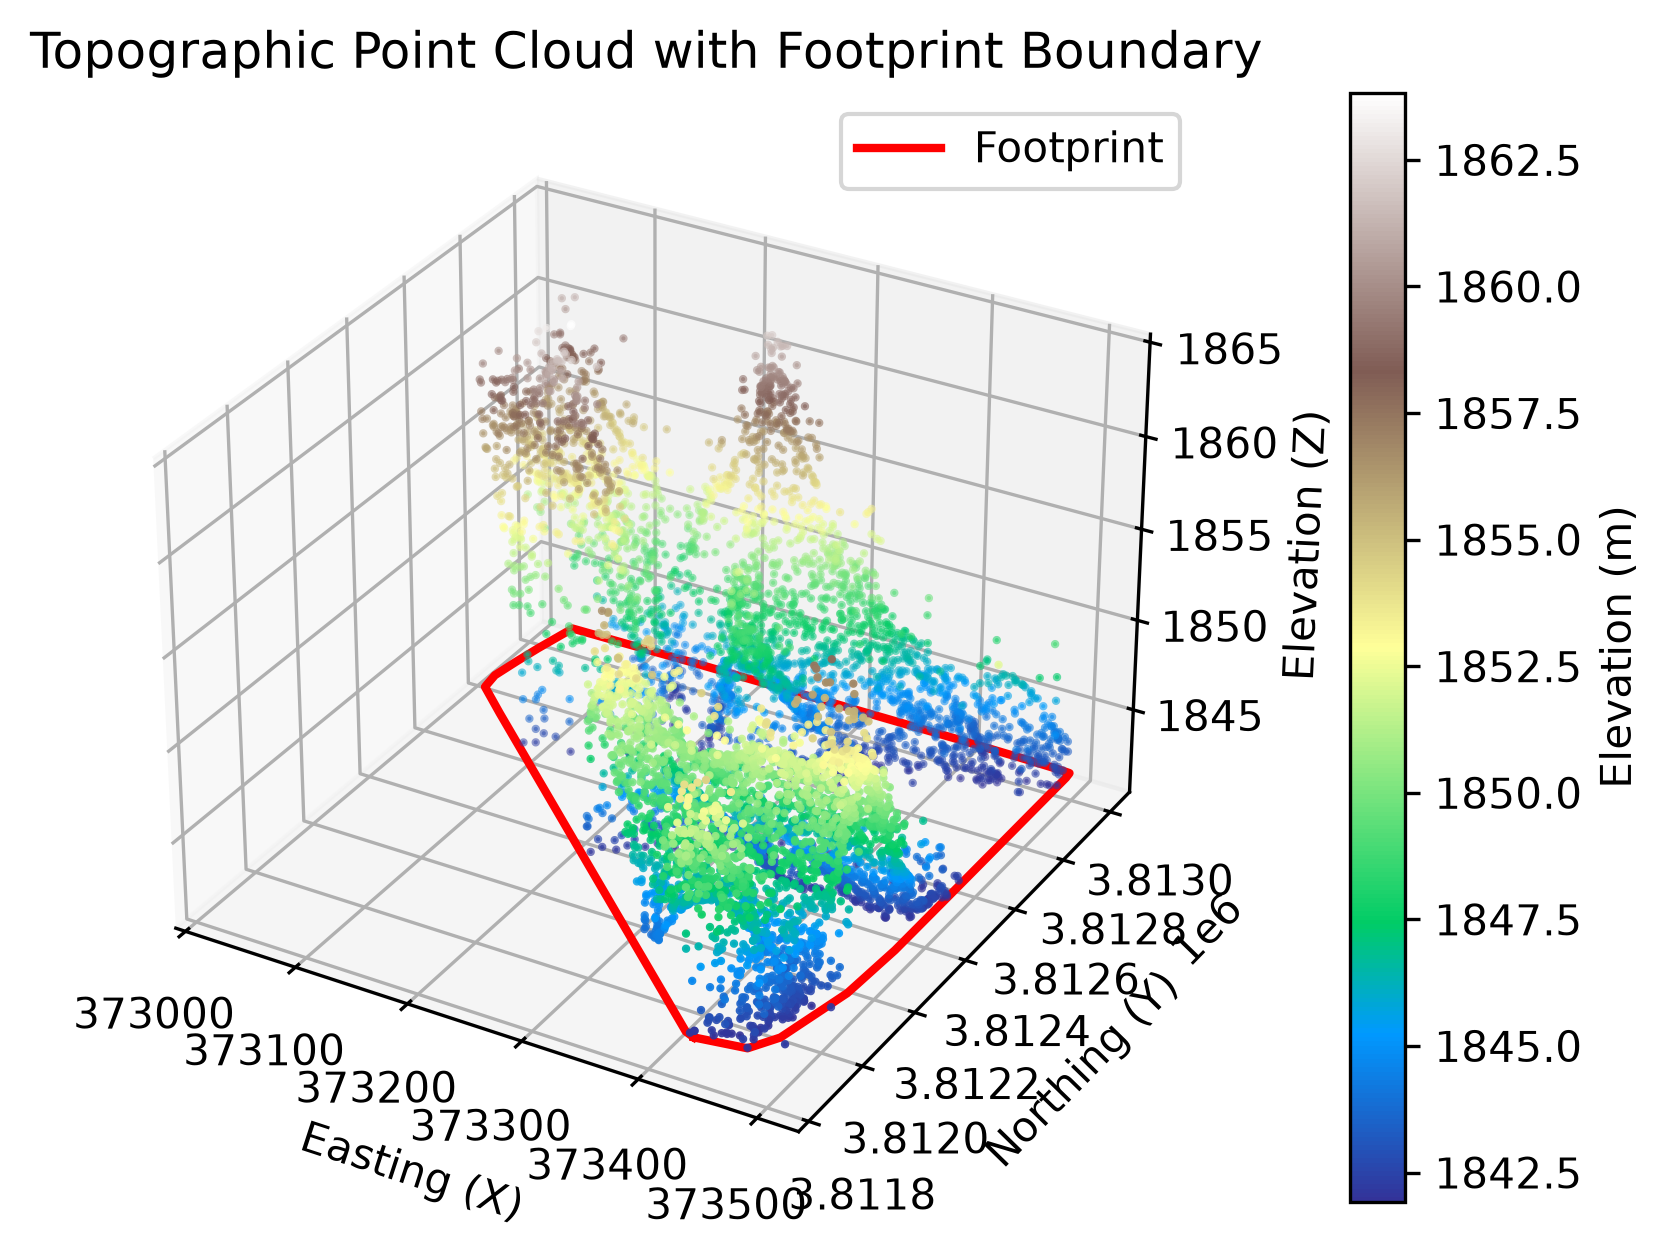

The script that saved this image:
import csv
import sys
from pathlib import Path
import matplotlib.pyplot as plt
import laspy
import numpy as np
import alphashape

""" Input file; summary CSV is written as '<stem>-las.csv' (e.g. las2018-las.csv) """
INPUT_FILE = "las2018.laz"
""" Downsampling step for boundary calculation; alphashape is expensive on millions of points. """
DOWNSAMPLE_STEP = 500
""" Alpha shape concavity; 0.0 gives the convex hull. """
ALPHA = 0.0
""" Downsampling step for 3D scatter plots. """
PLOT_STEP = 200


def load_point_cloud(path):
    """Reads laz or las files. Raises FileNotFoundError if missing, ValueError if empty."""
    try:
        las = laspy.read(path)
    except FileNotFoundError:
        raise FileNotFoundError(f"Error: File '{path}' not found.")
    except Exception as e:
        raise OSError(f"Error reading file '{path}': {e}")
    if las.header.point_count == 0:
        raise ValueError("Error: Point cloud is empty.")
    return las


def print_header_info(las):
    """Prints potentially useful header information."""
    print(f"Point count: {las.header.point_count}")
    print(f"Bounds min (X, Y, Z): {[float(v) for v in las.header.mins]}")
    print(f"Bounds max (X, Y, Z): {[float(v) for v in las.header.maxs]}")
    print(f"LAS version: {las.header.version}")
    print(f"Offsets (X, Y, Z): {[float(v) for v in las.header.offsets]}")
    print(f"Scales (X, Y, Z): {[float(v) for v in las.header.scales]}")


def filter_above_average(x, y, z):
    """Keeps points above the mean elevation (likely non-ground).

    Returns (filtered_x, filtered_y, filtered_z, avg_z).
    Raises ValueError if no points are above the average.
    """
    zarray = np.array(z)
    avg_z = zarray.mean()
    print(f"Average elevation (Z_avg): {avg_z:.3f} m")
    mask = zarray > avg_z

    """ Filtering both x and y according to z as all data points are in the same order, so the mask can be applied to all three arrays. """
    filtered_z = zarray[mask]
    filtered_x = np.array(x)[mask]
    filtered_y = np.array(y)[mask]

    if len(filtered_z) == 0:
        raise ValueError("Error: No points above average height. Nothing to process.")

    print(f"High-ground points: {len(filtered_z)} (above Z_avg)")
    print(f"Filtered Z min: {filtered_z.min():.3f} m")
    print(f"Filtered X min (Easting): {filtered_x.min():.3f}")
    print(f"Filtered Y min (Northing): {filtered_y.min():.3f}")
    return filtered_x, filtered_y, filtered_z, avg_z


def compute_footprint(filtered_x, filtered_y, step=DOWNSAMPLE_STEP, alpha=ALPHA):
    """Computes the 2D footprint boundary and area via alphashape.

    Returns (boundary, area). Raises ValueError if points are insufficient
    or no valid boundary can be computed.
    """
    points_2d = np.column_stack((filtered_x, filtered_y))
    downsampled = points_2d[::step]

    if len(downsampled) < 3:
        raise ValueError("Error: Insufficient points (less than 3) after downsampling to compute boundary.")
    boundary = alphashape.alphashape(downsampled, alpha=alpha)
    if boundary.is_empty:
        raise ValueError("Error: Could not compute a valid boundary from downsampled points.")
    area = boundary.area
    print(f"Footprint area: {area:.2f} m²")
    return boundary, area


def estimate_volume(area, filtered_z, avg_z):
    """Estimates volume as footprint area times mean height above baseline."""
    heights = filtered_z - avg_z
    volume = area * heights.mean()
    print(f"Mean pile height above baseline: {heights.mean():.3f} m")
    print(f"Estimated stockpile volume: {volume:.2f} m³")
    return volume, heights


def summary_csv_path(input_file):
    """Returns the summary CSV path for an input file ('<stem>-las.csv')."""
    return f"{Path(input_file).stem}-las.csv"


def build_summary_rows(input_file, las, avg_z, filtered_x, filtered_y, filtered_z, area, heights, volume):
    """Builds (metric, value) rows for the summary CSV."""
    mins = [float(v) for v in las.header.mins]
    maxs = [float(v) for v in las.header.maxs]
    offsets = [float(v) for v in las.header.offsets]
    scales = [float(v) for v in las.header.scales]
    return [
        ("input_file", input_file),
        ("point_count", las.header.point_count),
        ("bounds_min_x", f"{mins[0]:.3f}"),
        ("bounds_min_y", f"{mins[1]:.3f}"),
        ("bounds_min_z_m", f"{mins[2]:.3f}"),
        ("bounds_max_x", f"{maxs[0]:.3f}"),
        ("bounds_max_y", f"{maxs[1]:.3f}"),
        ("bounds_max_z_m", f"{maxs[2]:.3f}"),
        ("las_version", str(las.header.version)),
        ("offset_x", f"{offsets[0]:.3f}"),
        ("offset_y", f"{offsets[1]:.3f}"),
        ("offset_z", f"{offsets[2]:.3f}"),
        ("scale_x", f"{scales[0]:.6f}"),
        ("scale_y", f"{scales[1]:.6f}"),
        ("scale_z", f"{scales[2]:.6f}"),
        ("avg_elevation_m", f"{avg_z:.3f}"),
        ("high_ground_points", len(filtered_z)),
        ("filtered_z_min_m", f"{float(filtered_z.min()):.3f}"),
        ("filtered_x_min", f"{float(filtered_x.min()):.3f}"),
        ("filtered_y_min", f"{float(filtered_y.min()):.3f}"),
        ("footprint_area_m2", f"{area:.2f}"),
        ("mean_pile_height_m", f"{float(heights.mean()):.3f}"),
        ("estimated_volume_m3", f"{volume:.2f}"),
    ]


def write_summary_csv(csv_path, rows):
    """Writes (metric, value) rows to CSV. Raises OSError on failure."""
    with open(csv_path, "w", newline="") as f:
        writer = csv.writer(f)
        writer.writerow(["metric", "value"])
        writer.writerows(rows)


def plot_results(x, y, z, filtered_x, filtered_y, filtered_z, boundary):
    """Saves and shows the filtered and complete point cloud figures."""
    """ Visualizing the point cloud. Using ::200 to downsample the data."""
    fig = plt.figure()
    ax = fig.add_subplot(projection='3d')
    sc = ax.scatter(filtered_x[::PLOT_STEP], filtered_y[::PLOT_STEP], filtered_z[::PLOT_STEP], c=filtered_z[::PLOT_STEP], cmap='terrain', s=1)
    x_bound, y_bound = boundary.exterior.xy
    ax.plot(x_bound, y_bound, zs=filtered_z.min(), color='red', linewidth=2, label="Footprint")


    """ elevation color bar """
    cbar = fig.colorbar(sc, ax=ax, pad=0.1)
    cbar.set_label('Elevation (m)')

    """ engineering-standard spatial reference system """
    ax.set_xlabel('Easting (X)')
    ax.set_ylabel('Northing (Y)')
    ax.set_zlabel('Elevation (Z)')
    ax.set_title('Topographic Point Cloud with Footprint Boundary')
    ax.legend()

    """ save and show the plot """
    plt.savefig("lidar_volumetry.png", dpi=300, bbox_inches='tight')
    plt.show()
    plt.close()

    """ Visualizing the complete point cloud (no filtering). Using ::200 to downsample the data."""
    fig = plt.figure()
    ax = fig.add_subplot(projection='3d')
    sc = ax.scatter(np.array(x)[::PLOT_STEP], np.array(y)[::PLOT_STEP], np.array(z)[::PLOT_STEP], c=np.array(z)[::PLOT_STEP], cmap='terrain', s=1)
    x_bound, y_bound = boundary.exterior.xy
    ax.plot(x_bound, y_bound, zs=np.array(z).min(), color='red', linewidth=2, label="Footprint")

    """ elevation color bar """
    cbar = fig.colorbar(sc, ax=ax, pad=0.1)
    cbar.set_label('Elevation (m)')

    """ engineering-standard spatial reference system """
    ax.set_xlabel('Easting (X)')
    ax.set_ylabel('Northing (Y)')
    ax.set_zlabel('Elevation (Z)')
    ax.set_title('Complete Point Cloud with Footprint Boundary')
    ax.legend()

    """ save and show the plot """
    plt.savefig("lidar_volumetry_complete.png", dpi=300, bbox_inches='tight')
    plt.show()
    plt.close()


def main(input_file=INPUT_FILE, downsample_step=DOWNSAMPLE_STEP, alpha=ALPHA):
    """Runs the full volumetry pipeline. Exits 1 with a message on failure."""
    try:
        las = load_point_cloud(input_file)
    except FileNotFoundError as e:
        print(e, file=sys.stderr)
        sys.exit(1)
    except (OSError, ValueError) as e:
        print(e, file=sys.stderr)
        sys.exit(1)

    """ Extracting potentially useful header information """
    print_header_info(las)

    """ Shortening the information we need to work with """
    x = las.x
    y = las.y
    z = las.z

    """ Calculating the average height and filtering out points below the average height, which are likely to be ground points."""
    try:
        filtered_x, filtered_y, filtered_z, avg_z = filter_above_average(x, y, z)
    except ValueError as e:
        print(e, file=sys.stderr)
        sys.exit(1)

    """ If you wish you can extract the new las file and only work on that as it will be much smaller and easier to work with. Not preferred but you can."""
    # new_file = laspy.create(point_format=las.header.point_format, file_version=las.header.version)
    # new_file.points = las.points[mask]
    # new_file.write("high_ground_output.las")

    """ Calculating area and volume for the boundary. Using downsampling as alphashape can be computationally expensive.
    However, it is not best use for an actual project as it can lead to inaccuracies. """
    try:
        boundary, area = compute_footprint(filtered_x, filtered_y, step=downsample_step, alpha=alpha)
    except ValueError as e:
        print(e, file=sys.stderr)
        sys.exit(1)

    volume, heights = estimate_volume(area, filtered_z, avg_z)

    """ Writing summary metrics to '<input-stem>-las.csv' """
    summary_rows = build_summary_rows(input_file, las, avg_z, filtered_x, filtered_y, filtered_z, area, heights, volume)
    csv_path = summary_csv_path(input_file)
    try:
        write_summary_csv(csv_path, summary_rows)
    except OSError as e:
        print(f"Error writing CSV '{csv_path}': {e}", file=sys.stderr)
        sys.exit(1)
    print(f"Summary CSV written to: {csv_path}")

    try:
        plot_results(x, y, z, filtered_x, filtered_y, filtered_z, boundary)
    except Exception as e:
        print(f"Error during plotting: {e}", file=sys.stderr)
        sys.exit(1)


if __name__ == "__main__":
    main()
